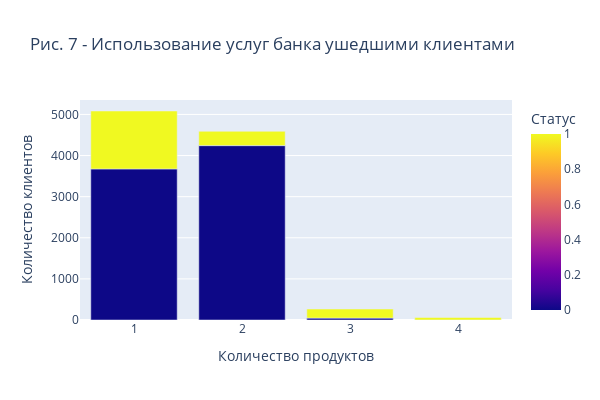

Notebook cell for this chart:
### Markdown cell above
# Задание 7 
----------
Как отток клиентов зависит от числа приобретённых у банка услуг? Для ответа на этот вопрос постройте многоуровневую столбчатую диаграмму.

### Code cell
# сгруппируем данные по количеству продуктов и статусу пользования банком
df = churn_df.groupby(['NumOfProducts', 'Exited'], as_index=False).count()

# построим столбчатую диаграмму с помощью библиотеки Plotly
fig = px.bar(
    data_frame=df,
    x='NumOfProducts',
    y='RowNumber',
    color='Exited',
    height=400,
    width=600,
    labels={'Exited':'Статус','RowNumber':'Количество клиентов','NumOfProducts':'Количество продуктов'},
    title='Рис. 7 - Использование услуг банка ушедшими клиентами',
    category_orders={'Exited': [1, 0]},
)

fig.show()

### Figure 1 — Plotly figure (JSON) as saved in the notebook; plotly's stock layout.template omitted (floating-point values rounded to 4 significant figures)
{"data": [{"alignmentgroup": "True", "hovertemplate": "Количество продуктов=%{x}<br>Количество клиентов=%{y}<br>Статус=%{marker.color}<extra></extra>", "legendgroup": "", "marker": {"color": [0, 1, 0, 1, 0, 1, 1], "coloraxis": "coloraxis", "pattern": {"shape": ""}}, "name": "", "offsetgroup": "", "orientation": "v", "showlegend": false, "textposition": "auto", "type": "bar", "x": [1, 1, 2, 2, 3, 3, 4], "xaxis": "x", "y": [3675, 1409, 4242, 348, 46, 220, 60], "yaxis": "y"}], "layout": {"barmode": "relative", "coloraxis": {"colorbar": {"title": {"text": "Статус"}}, "colorscale": [[0, "#0d0887"], [0.1111, "#46039f"], [0.2222, "#7201a8"], [0.3333, "#9c179e"], [0.4444, "#bd3786"], [0.5556, "#d8576b"], [0.6667, "#ed7953"], [0.7778, "#fb9f3a"], [0.8889, "#fdca26"], [1, "#f0f921"]]}, "height": 400, "legend": {"tracegroupgap": 0}, "title": {"text": "Рис. 7 - Использование услуг банка ушедшими клиентами"}, "width": 600, "xaxis": {"anchor": "y", "domain": [0, 1], "title": {"text": "Количество продуктов"}}, "yaxis": {"anchor": "x", "domain": [0, 1], "title": {"text": "Количество клиентов"}}}}
